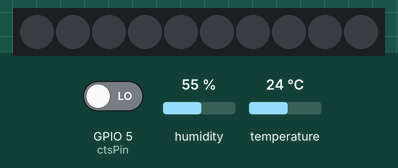
This sketch was run on a simulated ESP8266 (NodeMCU). Parts: 10 RGB LEDs in strip order, left to right. The inputs (shaded band) are chosen by the test bench; at power-on: GPIO 5 (ctsPin) LOW, humidity 55 %, temperature 24 °C. WiFi joins after 1.5 s; servers stay silent unless stated; what the sketch prints to the serial monitor is not drawn.

Above: at 2.7 s.
2.8 s: GPIO 5 (ctsPin) driven HIGH
At 3.3 s:
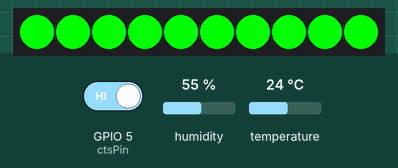
4.3 s: humidity set to 74 %
5.8 s: humidity set to 77 %
At 6.9 s:
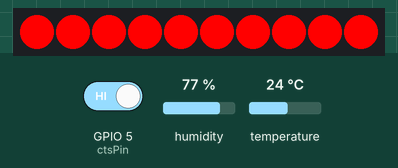
7.5 s: humidity set to 22 %
At 8.1 s:
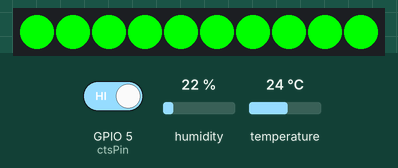
9.0 s: humidity set to 88 %
At 10.5 s:
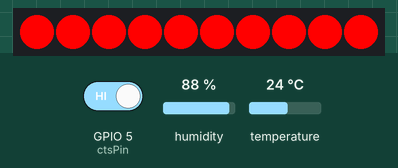
Timing chart, 0 to 11.6 s (numbered marks = the images above; inputs shaded):
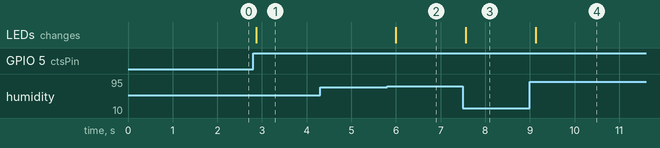

The sketch:

webserver_temperatureclient.ino
```cpp
#include <ESP8266WiFi.h>
#include <WiFiClient.h>
#include <ESP8266WebServer.h>
#include <ESP8266mDNS.h>
#include <dht11.h>
#include <Adafruit_NeoPixel.h>

dht11 DHT11;

#define ctsPin 5 // Pin for capactitive touch sensor
#define dht11Pin 4 // Pin for DHT-sensor
#define PIN       2 //
#define NUMPIXELS 10 //

#ifndef STASSID
#define STASSID "*****"
#define STAPSK  "*****"
#endif

const char* ssid = STASSID;
const char* password = STAPSK;

ESP8266WebServer server(80);
Adafruit_NeoPixel pixels(NUMPIXELS, PIN, NEO_GRB + NEO_KHZ800);

const int led = 2;
int chk;
int temperature;
int humidity;
String temp;
String humi;
String myString = String(led);
unsigned long previousMillis = 0;

void setup(void) {
  pinMode(2, OUTPUT);     // Initialize the LED_BUILTIN pin as an output
  pinMode(ctsPin, INPUT); // Initialize dht sensors
  pixels.begin(); // INITIALIZE NeoPixel strip object

  Serial.begin(115200);

  WiFi.mode(WIFI_STA);
  WiFi.begin(ssid, password);
  Serial.println("");

  // Wait for connection over Wi-Fi
  while (WiFi.status() != WL_CONNECTED) {
    delay(500);
    Serial.print(".");
  }
  Serial.println("");
  Serial.print("Connected to ");
  Serial.println(ssid);
  Serial.print("IP address: ");
  Serial.println(WiFi.localIP());

  if (MDNS.begin("esp8266")) {
    Serial.println("MDNS responder started");
  }

  server.on("/", handleRoot);
  server.onNotFound(handleNotFound);
  server.begin();
}

void loop(void) {
  unsigned long currentMillis = millis();
  int ctsValue = digitalRead(ctsPin);

  chk = DHT11.read(dht11Pin);
  temperature = DHT11.temperature;
  humidity = DHT11.humidity;

  if (currentMillis - previousMillis >= 5000){
    pixels.clear();
    pixels.show();
  }

  if (ctsValue == 1) {
    if (checkWeather() == 1) {
      for (int i = 0; i < NUMPIXELS; i++) { // For each pixel...
        pixels.setPixelColor(i, pixels.Color(255, 0, 0));
      }} else {
      for (int i = 0; i < NUMPIXELS; i++) { // For each pixel...
        pixels.setPixelColor(i, pixels.Color(0, 255, 0));
    }}
    pixels.show();
    previousMillis = currentMillis;
  }

  temp = String(temperature);
  humi = String(humidity);
  server.handleClient(); //handle client requests. In this case requests from server.
  MDNS.update();

  delay(200); //
}

/*------ function decleration -------*/
/*users at root*/

int checkWeather() {
  if ( temperature < 15 || humidity > 75) {
    return 1;
  } else {
    return 0;
  }
}

void handleRoot() {
  digitalWrite(2, LOW);
  server.send(200, "application/json", "{\"values\": {\"temp\":" + temp + ",\"humi\":" + humi + "}}"); // send values to server
  digitalWrite(2, HIGH);
}

/* for routes that are not included in the system*/
void handleNotFound() {
  String message = "File Not Found\n\n";
  message += "URI: ";
  message += server.uri();
  message += "\nMethod: ";
  message += (server.method() == HTTP_GET) ? "GET" : "POST";
  message += "\nArguments: ";
  message += server.args();
  message += "\n";
  for (uint8_t i = 0; i < server.args(); i++) {
    message += " " + server.argName(i) + ": " + server.arg(i) + "\n";
  }
  server.send(404, "text/plain", message);
}
```

Measured:
- the behaviour switches between 75 and 76 % on humidity (found by bisection; images 1 and 2)
- after the input at 2.8 s, the LEDs: change after 0.07 s (image 1)
- after the input at 4.3 s, every drawn part: stays the same
- after the input at 5.8 s, the LEDs: change after 0.20 s (image 2)
- after the input at 7.5 s, the LEDs: change after 0.07 s (image 3)
- after the input at 9.0 s, the LEDs: change after 0.13 s (image 4)
